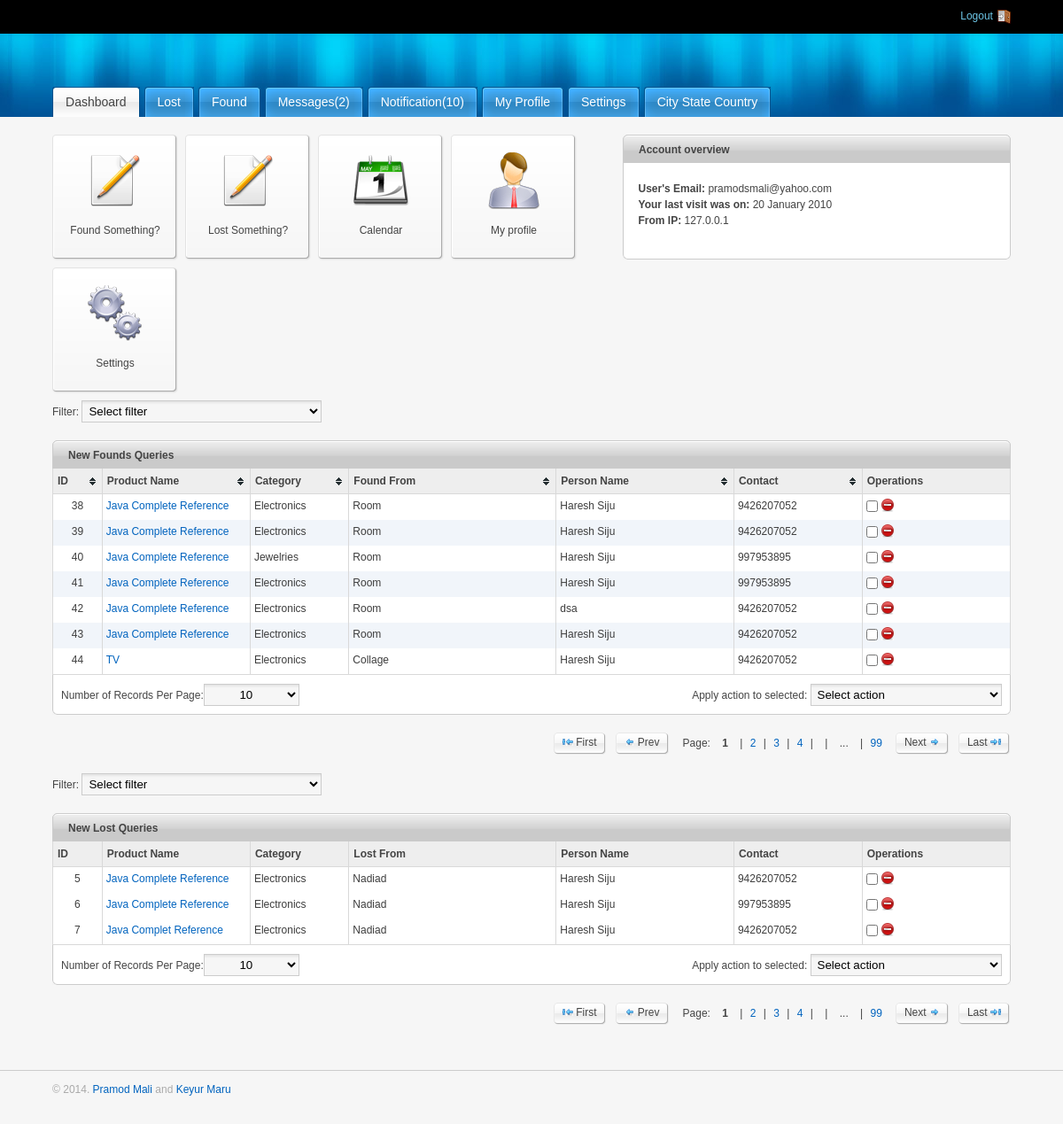
/admin/admin.php (signed in), run on the app's committed database.
### tables this page shows
CREATE TABLE IF NOT EXISTS `adminmaster` (
  `AdminID` int(11) NOT NULL AUTO_INCREMENT,
  `FirstName` varchar(50) NOT NULL,
  `LastName` varchar(50) NOT NULL,
  `UserName` varchar(50) NOT NULL,
  `Password` varchar(32) NOT NULL,
  `EmailID` varchar(60) NOT NULL,
  `MobileNumber` varchar(20) NOT NULL,
  `ProPic` blob,
  `LastLoggedIn` date DEFAULT NULL,
  PRIMARY KEY (`AdminID`)
);

CREATE TABLE IF NOT EXISTS `foundmaster` (
  `FoundID` int(11) NOT NULL AUTO_INCREMENT,
  `ProductName` varchar(100) NOT NULL,
  `Category` varchar(50) NOT NULL,
  `Image` varchar(255) DEFAULT NULL,
  `FoundFrom` varchar(100) NOT NULL,
  `ContactNumber` varchar(20) NOT NULL,
  `EmailAdd` varchar(50) NOT NULL,
  `PersonName` varchar(50) NOT NULL,
  PRIMARY KEY (`FoundID`)
);

CREATE TABLE IF NOT EXISTS `lostmaster` (
  `LostID` int(11) NOT NULL AUTO_INCREMENT,
  `ProductName` varchar(100) NOT NULL,
  `Category` varchar(50) NOT NULL,
  `Image` varchar(255) DEFAULT NULL,
  `LostFrom` varchar(100) NOT NULL,
  `ContactNumber` varchar(20) NOT NULL,
  `EmailAdd` varchar(50) NOT NULL,
  `PersonName` varchar(50) NOT NULL,
  PRIMARY KEY (`LostID`)
);

### admin/admin.php (the view, shortened to what the rows shown need)
<!DOCTYPE html PUBLIC "-//W3C//DTD XHTML 1.0 Strict//EN" "http://www.w3.org/TR/xhtml1/DTD/xhtml1-strict.dtd">
<html xmlns="http://www.w3.org/1999/xhtml">
	<head>
        <?php
			include('loginvarifier.php');
		?>
		<link rel="stylesheet" type="text/css" href="css/reset.css" tppabs="http://www.xooom.pl/work/magicadmin/css/reset.css" media="screen" />
		<link rel="stylesheet" type="text/css" href="css/grid.css" tppabs="http://www.xooom.pl/work/magicadmin/css/grid.css" media="screen" />
        <link rel="stylesheet" type="text/css" href="css/styles.css" tppabs="http://www.xooom.pl/work/magicadmin/css/styles.css" media="screen" />
        <link rel="stylesheet" type="text/css" href="css/tablesorter.css" tppabs="http://www.xooom.pl/work/magicadmin/css/tablesorter.css" media="screen" />
        <link rel="stylesheet" type="text/css" href="css/thickbox.css" tppabs="http://www.xooom.pl/work/magicadmin/css/thickbox.css" media="screen" />
        <link rel="stylesheet" type="text/css" href="css/theme-blue.css" tppabs="http://www.xooom.pl/work/magicadmin/css/theme-blue.css" media="screen" />
	</head>
	<body>
		<div class="container_12">
            <div class="grid_5">
                <div class="module">
                        <h2><span>Account overview</span></h2>
                        <div class="module-body">
                        	<p>
                                <strong>User's Email: </strong><?php echo $login_session; ?><br />
                                <strong>Your last visit was on: </strong>20 January 2010<br />
                                <strong>From IP: </strong><?php echo $_SERVER['REMOTE_ADDR']; ?>
                            </p>
                        </div>
                </div>
            </div>
            <div class="grid_12">
                <div class="module">
                	<h2><span>New Founds Queries</span></h2>
                    <div class="module-table-body">
                    	<form action="">
                        <table id="myTable" class="tablesorter">
                        	<thead>
                                <tr>
                                    <th style="width:5%">ID</th>
                                    <th style="width:15%">Product Name</th>
                                    <th style="width:10%">Category</th>
                                    <th style="width:21%">Found From</th>
                                    <th style="width:18%">Person Name</th>
                                    <th style="width:13%">Contact</th>
                                    <th style="width:15%">Operations</th>
                                </tr>
                            </thead>
                            <tbody>
                                <tr>
                                <?php
									include('config.php');
									$query="select *from foundmaster";
									$result=mysql_query($query,$con) or die(mysql_error());
									while($row=mysql_fetch_array($result,MYSQL_ASSOC))
									{
								?>
                                	<td class="align-center"><?php echo $row['FoundID']; ?></td>
                                    <td><a href=""><?php echo $row['ProductName']; ?></a></td>
                                    <td><?php echo $row['Category']; ?></a></td>
                                    <td><?php echo $row['FoundFrom']; ?></td>
                                    <td><?php echo $row['PersonName']; ?></td>
                                    <td><?php echo $row['ContactNumber']; ?></td>
                                    <td>
                                    	<input type="checkbox" />
                                        <a href="deletemessages.php?deletefound=<?php echo $row['FoundID']; ?>"> <img src="images/minus-circle.gif" tppabs="http://www.xooom.pl/work/magicadmin/images/minus-circle.gif" width="16" height="16" alt="not published" title="Delete" /></a>
                                    </td>
                             </tr>
                             <?php
									}
								?>
                            </tbody>
                        </table>
                        </form>
                     </div>
                </div>
			</div>
           <div class="grid_12">
                <div class="module">
                	<h2><span>New Lost Queries</span></h2>
                    <div class="module-table-body">
                    	<form action="">
                        <table id="myTable" class="tablesorter">
                        	<thead>
                                <tr>
                                    <th style="width:5%">ID</th>
                                    <th style="width:15%">Product Name</th>
                                    <th style="width:10%">Category</th>
                                    <th style="width:21%">Lost From</th>
                                    <th style="width:18%">Person Name</th>
                                    <th style="width:13%">Contact</th>
                                    <th style="width:15%">Operations</th>
                                </tr>
                            </thead>
                            <tbody>
                                <tr>
                                 <?php
									$query="select *from lostmaster";
									$result=mysql_query($query);
									while($row=mysql_fetch_array($result,MYSQL_ASSOC))
									{
								?>
                                	<td class="align-center"><?php echo $row['LostID']; ?></td>
                                    <td><a href=""><?php echo $row['ProductName']; ?></a></td>
                                    <td><?php echo $row['Category']; ?></a></td>
                                    <td><?php echo $row['LostFrom']; ?></td>
                                    <td><?php echo $row['PersonName']; ?></td>
                                    <td><?php echo $row['ContactNumber']; ?></td>
                                    <td>
                                    	<input type="checkbox" />
                                        <a href="deletemessages.php?deletelost= <?php echo $row['LostID']; ?> "> <img src="images/minus-circle.gif" tppabs="http://www.xooom.pl/work/magicadmin/images/minus-circle.gif" width="16" height="16" alt="not published" title="Delete Relays" /></a>
                                    </td>
                                    </tr>
                                    <?php
									}
								?>
                            </tbody>
                        </table>
                        </form>
                     </div>
                </div>
			</div>
        </div>
	</body>
</html>

### data on the page
adminmaster: EmailID "pramodsmali@yahoo.com"
foundmaster: FoundID "38", ProductName "Java Complete Reference", Category "Electronics", FoundFrom "Room", PersonName "Haresh Siju", ContactNumber "9426207052"
foundmaster: FoundID "39", ProductName "Java Complete Reference", Category "Electronics", FoundFrom "Room", PersonName "Haresh Siju", ContactNumber "9426207052"
foundmaster: FoundID "40", ProductName "Java Complete Reference", Category "Jewelries", FoundFrom "Room", PersonName "Haresh Siju", ContactNumber "997953895"
foundmaster: FoundID "41", ProductName "Java Complete Reference", Category "Electronics", FoundFrom "Room", PersonName "Haresh Siju", ContactNumber "997953895"
foundmaster: FoundID "42", ProductName "Java Complete Reference", Category "Electronics", FoundFrom "Room", PersonName "dsa", ContactNumber "9426207052"
foundmaster: FoundID "43", ProductName "Java Complete Reference", Category "Electronics", FoundFrom "Room", PersonName "Haresh Siju", ContactNumber "9426207052"
foundmaster: FoundID "44", ProductName "TV", Category "Electronics", FoundFrom "Collage", PersonName "Haresh Siju", ContactNumber "9426207052"
lostmaster: LostID "5", ProductName "Java Complete Reference", Category "Electronics", LostFrom "Nadiad", PersonName "Haresh Siju", ContactNumber "9426207052"
lostmaster: LostID "6", ProductName "Java Complete Reference", Category "Electronics", LostFrom "Nadiad", PersonName "Haresh Siju", ContactNumber "997953895"
lostmaster: LostID "7", ProductName "Java Complet Reference", Category "Electronics", LostFrom "Nadiad", PersonName "Haresh Siju", ContactNumber "9426207052"

### other printed values
$count "2"
$_SERVER['REMOTE_ADDR'] "127.0.0.1"
